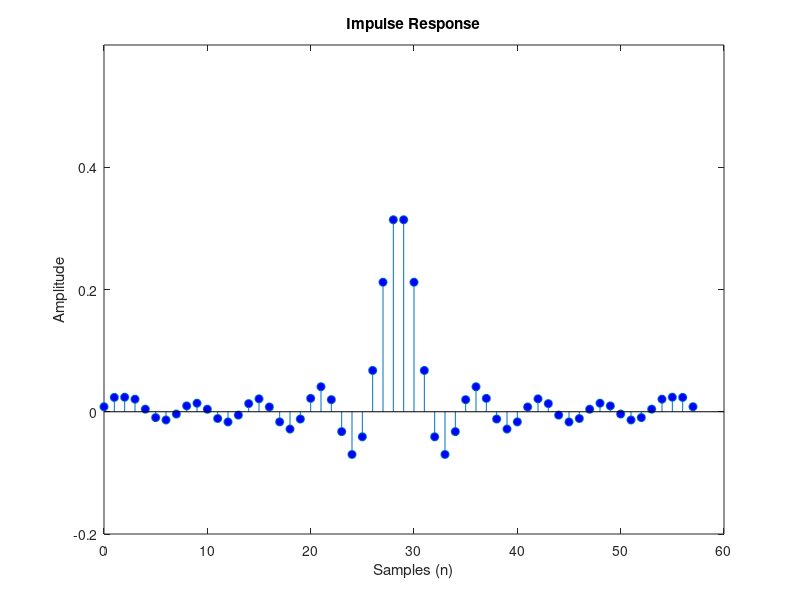
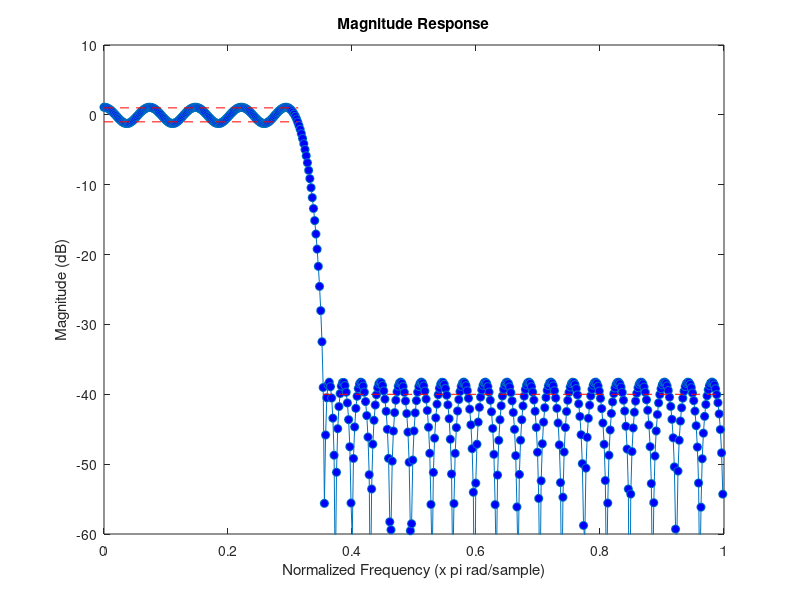

MATLAB code for these plots, in order:
%% Lecture Practice
clear;

% Decimation Parameter
M = 3;

% Transition band
dw = pi/50;

% Passband/Stopband parameters
wp = pi/M - dw;
ws = pi/M + dw;

% Passband/Stopband ripple parameters
Rp =  1;    %dB
Rs = 40;    %dB

Rp_linear = min([(1-10^(-Rp/20)) (10^(Rp/20)-1)]);

R = [Rp_linear 10^(-Rs/20)];

% Compute estimated filter order and other design params using firpmord()
[N,fo,mo,w] = firpmord([wp/pi ws/pi], [1 0], R);

% N = 23;
% Increase filter order by 2 since original order was under estimated
N = 57;
b = firpm(N,fo,mo,w);


% Compute Frequency Response
[H,w] = freqz(b);


% Plot Impulse Response
figure(1)
stem((0:N),b,'MarkerFaceColor','b');
% axis([0 N -0.2 0.6]);
ylim([-0.2 0.6]);
title('Impulse Response');
xlabel('Samples (n)'); ylabel('Amplitude');


% Plot Magnitude Frequency Response
figure(2)
plot(w/pi,20*log10(abs(H)),'-o','MarkerFaceColor','b');
axis([0 1 -60 10]);
title('Magnitude Response');
xlabel('Normalized Frequency (x pi rad/sample)'); ylabel('Magnitude (dB)');
line([0 wp/pi],[-Rp -Rp],'color','red','LineStyle','--');
line([0 wp/pi],[Rp Rp],'color','red','LineStyle','--');
line([ws/pi 1],[-Rs -Rs],'color','red','LineStyle','--');


h = b;

% el = zeros(
clear e0 e1 e2 e3 e4;

% 
% el = zeros(M, (length(h)/M));
% for n = 0:fix(length(h)/M)-1
%     
% %     if (n*M+1 <= length(h))
% %         e0(n+1) = h(n*M+1);
%         el(1,n+1) = h(n*M+1);
% %     end
%     
%     if (n*M+1+1 <= length(h))
% %         e1(n+1) = h((n*M+1+1));
%         el(2,n+1) = h((n*M+1+1));
%     end
%     
%     if (n*M+2 <= length(h))
% %         e2(n+1) = h((n*M+2+1));
%         el(3,n+1) = h((n*M+2+1));
%     end
%     
% end



e0 = h(1:3:end);
e1 = h(2:3:end);
e2 = h(3:3:end);

ee = zeros(1, length(e0)+length(e1)+length(e2));
ee(1:3:end) = e0;
ee(2:3:end) = e1;
ee(3:3:end) = e2;

% ee = resphape(ee,M,length(ee)/3)